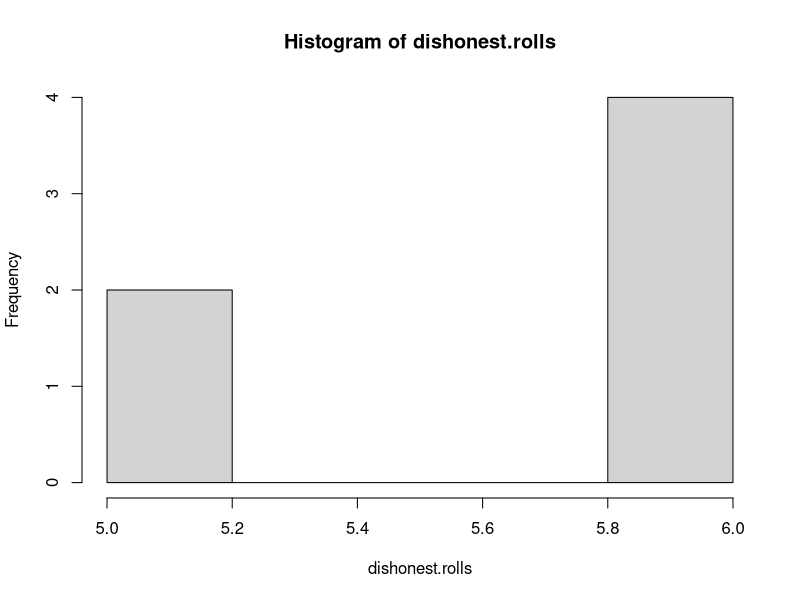
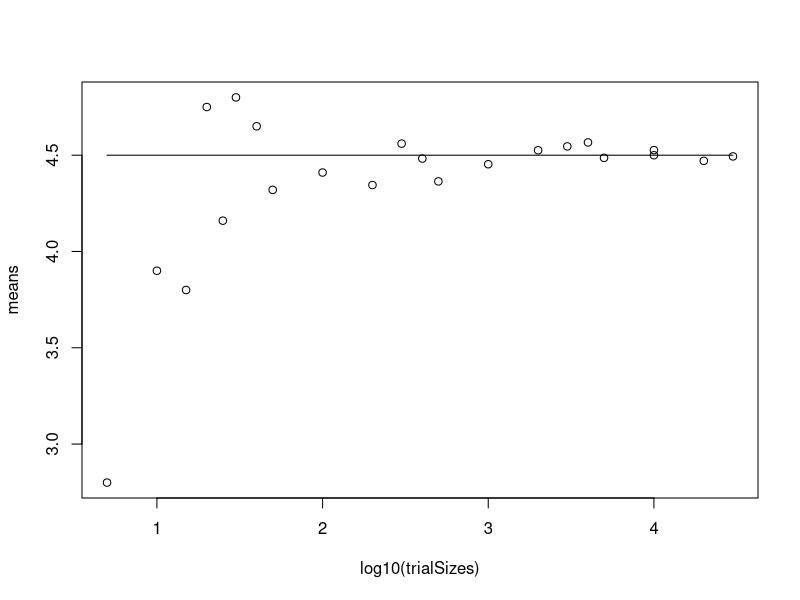
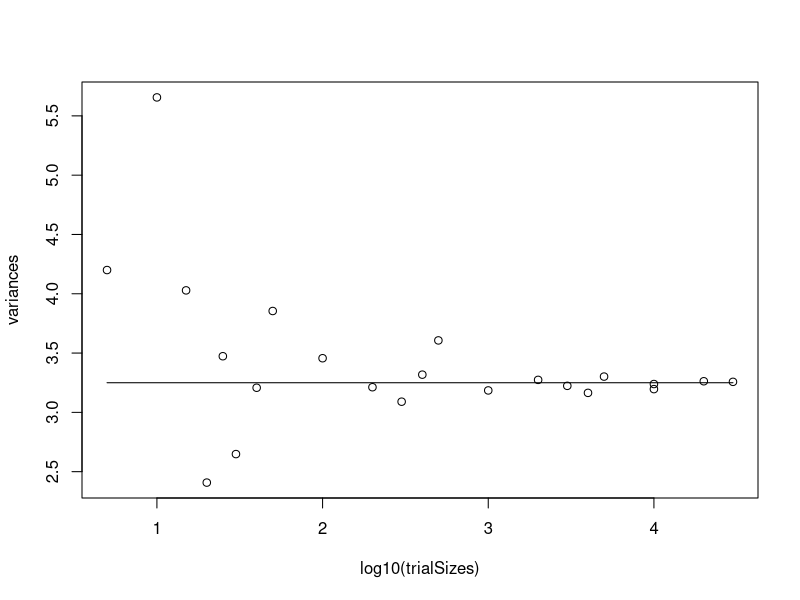

The R script that drew these images, in order:
rm(list=ls())

# ******************LAB1 PART1********************* #

myRolls <- function(nRolls)
{
    all = c()
    #random <- runif(nRolls, 0, 1)
    for(i in 1:nRolls)
    {
  
      if(runif(1) < 0.5)
      {
        side <- sample(1:5, size=1)
        all[i] <- side
      }
      else
      {
        side <- 6
        all[i] <- side
      }
      
    }

  return(all)
  
}

dishonest.rolls <- myRolls(6)
dishonest.rolls
m.dis <- mean(dishonest.rolls)
m.dis
v.dis <- var(dishonest.rolls)
v.dis
# Does not follow uniform distribution. Would follow if all sides were equally likely
hist(dishonest.rolls)


# ******************LAB1 PART2********************* #

#rm(list=ls())
trialSizes <- c(5,10,15,20,25,30,40,50,100,200,300,400,500,1000,2000,3000,4000,5000,10000,20000,30000,10000)
means <- vector(mode="double", length=length(trialSizes))
variances <- vector(mode="double", length=length(trialSizes))

for(i in 1:length(trialSizes))
{
  rolls <- vector(length=trialSizes[i], mode="double")
  
  for(j in 1:trialSizes[i])
  {
    rolls[j] <- myRolls(1)
  }
  means[i] <- mean(rolls)
  variances[i] <- var(rolls)

}

ex.mean <- sum(1*.1 + 2*.1 + 3*.1 + 4*.1 + 5*.1 + 6*.5)
ex.var <- sum((1^2)*.1 + (2^2)*.1 + (3^2)*.1 + (4^2)*.1 + (5^2)*.1 + (6^2)*.5)-(ex.mean^2)

plot(log10(trialSizes), means)
lines(log10(trialSizes), rep(ex.mean, length(trialSizes)))
quartz()
plot(log10(trialSizes), variances)
lines(log10(trialSizes), rep(ex.var, length(trialSizes)))





